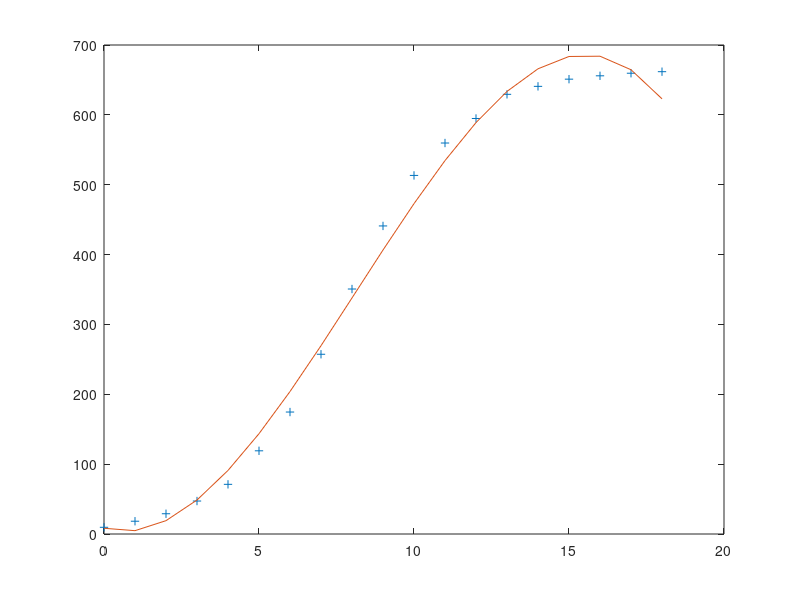

Here is the MATLAB script that generated this plot:
clear all;clc;
x=[0,1,2,3,4,5,6,7,8,9,10,11,12,13,14,15,16,17,18];
y=[9.60,18.30,29.00,47.20,71.10,119.10,174.60,257.30,350.70,441.00,513.30,559.70,594.80,629.40,640.80,651.10,655.90,659.60,661.80];
plot(x,y,'+');
p=polyfit(x,y,3);hold on;
a=0:18;
b=p(4)+p(3)*x+p(2)*x.^2+p(1)*x.^3;
plot(a,b);